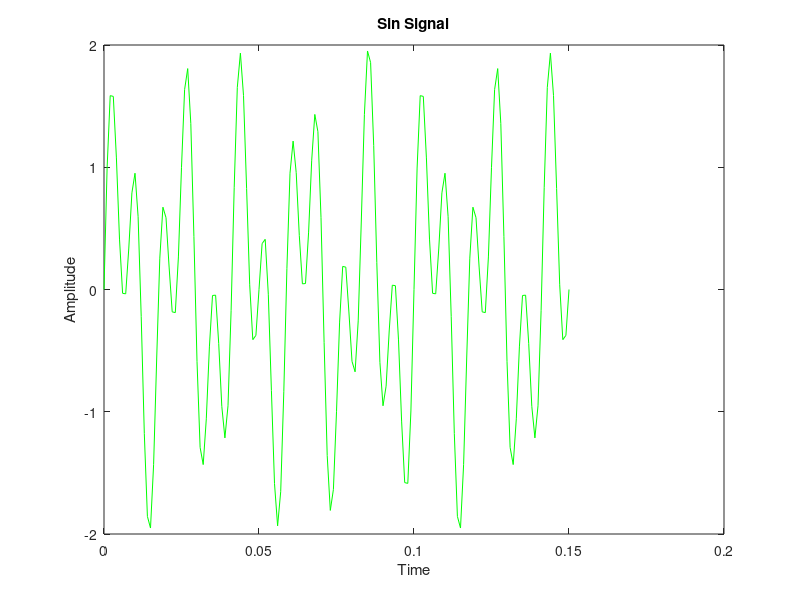
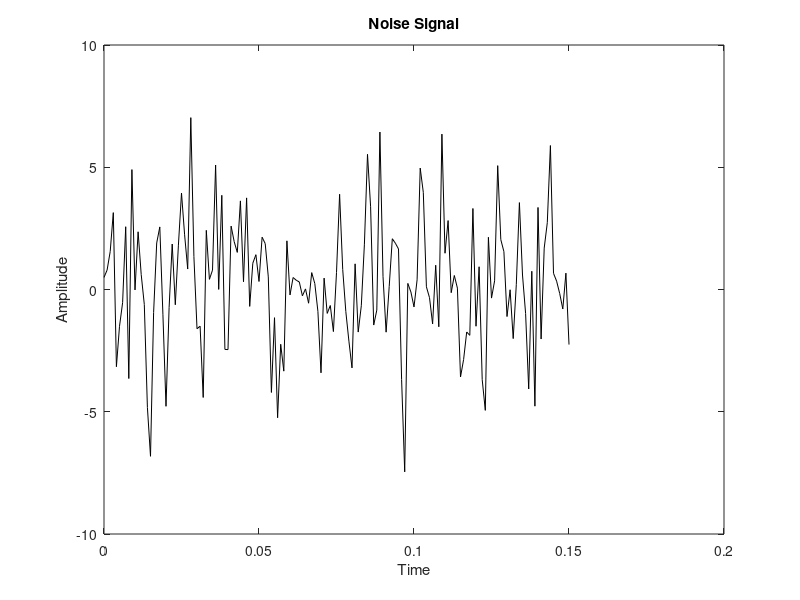
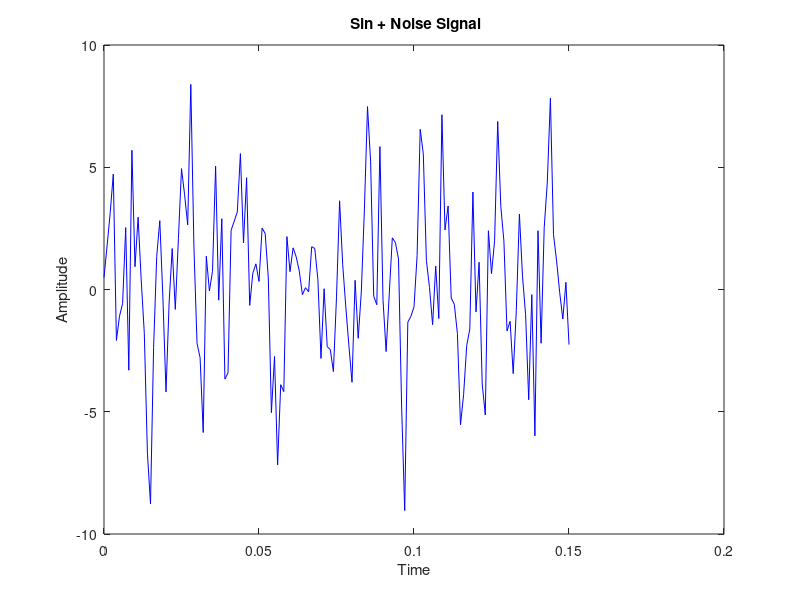
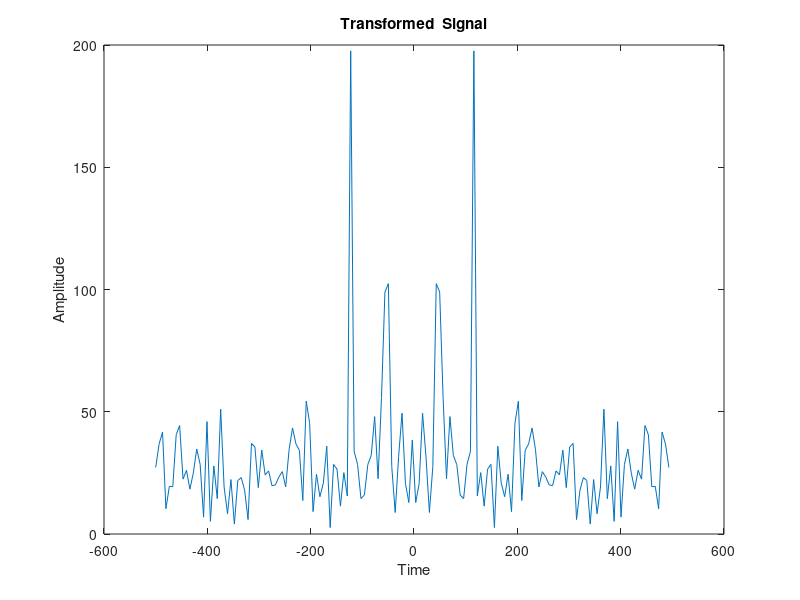

Reproduce these figures in MATLAB, in order.
% Lab No. 05 task No. 1

clc
close 
close all

figure
time = 0:0.001:0.15;

signal = sin(2*pi*50*time) + sin(2*pi*120*time);
plot(time, signal, 'g');
title('Sin Signal');
xlabel('Time');
ylabel('Amplitude');
%% Noise Signal

figure
std = 2;
%[rows, cols] = size(time);
noise = signal + std*randn(size(time));

plot(time, noise, 'k');
title('Noise Signal');
xlabel('Time');
ylabel('Amplitude');
%% Sum of sin and Noise signal

figure
sum = noise + signal;

plot(time, sum, 'b');
title(' Sin + Noise Signal');
xlabel('Time');
ylabel('Amplitude');

%% Fourier transform of noise signal
figure
N = length(sum);

f = (-N/2 : N/2-1)*1000/N;
fft_noise = fftshift(abs(fft(sum, 151)));
size(f)
size(fft_noise)

plot(f, fft_noise);
title('Transformed  Signal');
xlabel('Time');
ylabel('Amplitude');

%% Power spectral Density
figure
pyy = fft_noise.*conj(fft_noise)/151;
f1 = 1000/151*(0:150);
size(f1)
size(pyy)

plot(f1, pyy);
title('Power Spectral density');
xlabel('Power/freq dB/Hz)');
ylabel('Frequency');

%% Periodogram 
figure
[pyy2, w] = periodogram(noise, rectwin(length(noise)),length(noise), 1000);

plot(w, 10*log10(pyy2));

title('Periodogram power Spectral Density estimate');
xlabel('Power/Freq(dB/Hz)');
ylabel('Frequency');

%% Power Spectral Density

figure
size(f1)
size(pyy)

plot(f1(1:50), pyy(1:50))

title('Power Spectral Density');
xlabel('Energy of Signal');
ylabel('frequency');
